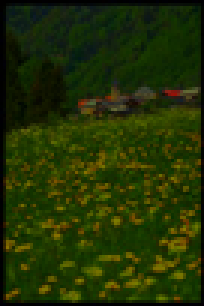
#> input picture TP1/data/foret.png, 68 x 102 px, shrunk from 256 x 384 before the run (shown 3 times larger)
$ python hsv_stretching.py data/foret.png
#> lines starting #> are read from the running program, lines starting #| are printed output that depends on the picture
### TP1/images.py
#!/usr/bin/env python3
# -*- coding: utf-8 -*-
"""
Created on Fri Feb  7 19:58:12 2025

@author: ecarrot
"""

import matplotlib.image as mpimg
import numpy as np
import colorsys


# [8 lines left out: function Image1ChannelStretching, not called in this run]


class GrayImg:
    def __init__(self):
        self._title = -1

    # [4 lines left out: function setDataFrom, not called in this run]

    def setData(self, img):
        self._img = img

    def setTitle(self, t):
        self._title = t

    # [5 lines left out: function draw, not called in this run]

    def getData(self):
        return self._img

    # [11 lines left out: function getStretchedImg, not called in this run]


class RGBImg:
    def __init__(self):
        self._title = -1

    def setDataFrom(self, path):
#> called with path = 'data/foret.png'
        self._img = mpimg.imread(path)
#> self._img is the input picture: shape (102, 68, 3) float32; mean R, G, B 0.133, 0.191, 0.0135
        if self._img.dtype == np.float32:
            self._img = (self._img * 255).astype(np.uint8)

    def setData(self, img):
        self._img = img

    def setTitle(self, t):
        self._title = t

    # [44 lines left out: functions draw, drawEachChannel, getStretchedImg, not called in this run]

    def getData(self):
        return self._img


M = np.array([
    [ 0.299,   0.587,   0.114 ],
    [-0.1687, -0.3313,  0.5   ],
    [ 0.5,    -0.4187, -0.0813]
])
Mt = np.transpose(M)


invM = np.array([
    [1.0,  0.0    ,  1.402  ],
    [1.0, -0.34414, -0.71414],
    [1.0,  1.772,    0.0    ]
])
invMt = np.transpose(invM)

P = [0, 128, 128]

class YCbCrImg:
    def __init__(self):
        self._title = -1

    # [20 lines left out: functions setDataFromRGBImg, getRGBImg, not called in this run]

    def setData(self, img):
        self._img = img

    def getData(self):
        return self._img

    def setTitle(self, t):
        self._title = t

    # [32 lines left out: functions draw, drawEachChannel, getStretchedImg, not called in this run]


def Uint8ToFloat(r, g, b):
    rF: float = r / 255
    gF: float = g / 255
    bF: float = b / 255

    return (rF, gF, bF)

def FloatToUint8(rF, gF, bF):
    r: np.uint8 = int(rF*255)
    g: np.uint8 = int(gF*255)
    b: np.uint8 = int(bF*255)

    return (r, g, b)

class HSVImg:
    def __init__(self):
        self._title = -1

    def setDataFromRGBImg(self, rgbimg):
        rgbimg = rgbimg.getData()
        (height, width, dim) = rgbimg.shape
#> height = 102; width = 68; dim = 3
        self._img = np.array(np.zeros(rgbimg.shape), dtype='uint8')
        for x in range(0, height):
            for y in range(0, width):
                pixel = rgbimg[x,y,:]
                (rF, gF, bF) = Uint8ToFloat(pixel[0], pixel[1], pixel[2])
                (hF, sF, vF) = colorsys.rgb_to_hsv(rF, gF, bF)
                (h, s, v) = FloatToUint8(hF, sF, vF)
                pixelHSV = [h, s, v]
                self._img[x,y,:] = pixelHSV
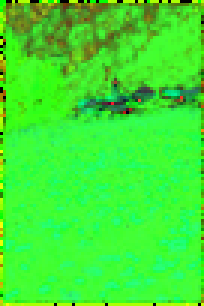
#> self._img: shape (102, 68, 3) (shown 3 times larger); mean R, G, B 62.5, 231.7, 50.4

    def getRGBImg(self):
        (height, width, dim) = self._img.shape
        imgRGB = np.array(np.zeros(self._img.shape), dtype='uint8')
        for x in range(0, height):
            for y in range(0, width):
                pixel = self._img[x,y,:]
                (hF, sF, vF) = Uint8ToFloat(pixel[0], pixel[1], pixel[2])
                (rF, gF, bF) = colorsys.hsv_to_rgb(hF, sF, vF)
                (r, g, b) = FloatToUint8(rF, gF, bF)
                pixelRGB = [r, g, b]
                imgRGB[x,y,:] = pixelRGB
        img = RGBImg()
        img.setData(imgRGB)
        return img

    def setData(self, img):
        self._img = img

    def getData(self):
        return self._img

    def setTitle(self, t):
        self._title = t

    def draw(self, axes):
        axes.clear()
        if (self._title != -1):
            axes.set_title(self._title)
        axes.imshow(self.getRGBImg().getData(), vmin=0, vmax=255)

    # [46 lines left out: functions drawEachChannel, getStretchedImg, not called in this run]

### TP1/hsv_stretching.py
#!/usr/bin/env python3
# -*- coding: utf-8 -*-
"""
Created on Mon Feb 10 11:56:44 2025

@author: ecarrot
"""

import sys
from matplotlib import pyplot as plt
from images import HSVImg, RGBImg
from histogram import Histogram


def drawHisto(img, title, xminxmaxfixed, num_fig):
        # histo rouge
        hist1 = Histogram(img.getData()[:,:,0], "NbBin", 100)
        hist1.setTitle("Histogramme du canal Hue (Teinte)\nde " + title)
        hist1.setXLabel("code de la nuance")
        hist1.setYLabel("effectif (en nombre de pixels)")

        # histo vert
        hist2 = Histogram(img.getData()[:,:,1], "NbBin", 100)
        hist2.setTitle("Histogramme du canal Saturation\nde "+ title)
        hist2.setXLabel("code de la nuance")
        hist2.setYLabel("effectif (en nombre de pixels)")

        # histo vert
        hist3 = Histogram(img.getData()[:,:,2], "NbBin", 100)
        hist3.setTitle("Histogramme du canal Value\nde " + title)
        hist3.setXLabel("code de la nuance")
        hist3.setYLabel("effectif (en nombre de pixels)")

        if (xminxmaxfixed):
            hist1.SetXRange(0, 255)
            hist2.SetXRange(0, 255)
            hist3.SetXRange(0, 255)

        plt.figure(num_fig)
        num_fig += 1
        hist1.draw(plt.gca())

        plt.figure(num_fig)
        num_fig += 1
        hist2.draw(plt.gca())

        plt.figure(num_fig)
        num_fig += 1
        hist3.draw(plt.gca())

        return num_fig


if __name__ == '__main__':

    if sys.argv.count("--help") != 0 or len(sys.argv) < 2:
        print("Usage : python3 "+ sys.argv[0] +" fichier.png [-C] [-S] [-h] [-s] [-v] [-H] [-l] [-e cur_min cur_max]")
        print("With  :\n" +
          "        -C : draw each channel separately\n"+
          "        -S : draw stretched image \n" +
          "        -H : draw histograms\n"+
          "        -l : draw histograms set axis between 0 and 255 \n"+
          "        -e xmin xmax\n"+
          "        -h : stretch h channel\n"+
          "        -s : stretch s channel\n"+
          "        -v : stretch v channel")
        if (len(sys.argv) < 2):
            sys.exit(1)
        else:
            sys.exit(0)

    draw_channels = False
    if sys.argv.count("-C") > 0:
        draw_channels = True

    draw_histo = False
    if (sys.argv.count("-H") > 0):
        draw_histo = True

    strechtImg = False
    if (sys.argv.count("-S") > 0):
        strechtImg = True

    xminxmaxfixed = False
    if (sys.argv.count("-l") > 0):
        xminxmaxfixed = True

    xmin = -1
    xmax = -1

    if sys.argv.count("-e"):
        i = sys.argv.index("-e")
        xmin = int(sys.argv[i+1])
        xmax = int(sys.argv[i+2])


    h_channel = False
    if sys.argv.count("-h"):
        h_channel = True

    s_channel = False
    if sys.argv.count("-s"):
        s_channel = True

    v_channel = False
    if sys.argv.count("-v"):
        v_channel = True


    num_fig = 1

    imgrgb = RGBImg()
    imgrgb.setDataFrom(sys.argv[1])
    imghsv = HSVImg()
    imghsv.setDataFromRGBImg(imgrgb)

    # image originale
    fig = plt.figure(num_fig)
    num_fig += 1
    imghsv.setTitle("Image originale")
    imghsv.draw(plt.gca())


    # chaque canal image
    if draw_channels:
        fig = plt.figure(num_fig)
        num_fig += 1
        imghsv.drawEachChannel(fig, "Canaux Hue, Saturation, Value\nde l'image originale")


    # histogramme image original
    if (draw_histo):
        num_fig = drawHisto(imghsv, "l'image originale", xminxmaxfixed, num_fig)

    # image étallée
    if (strechtImg):
        plt.figure(num_fig)
        num_fig += 1

        img2 = imghsv.getStretchedImg(h_channel, s_channel, v_channel, 0, 255, xmin, xmax)
        img2.setTitle("Image après étalement")

        img2.draw(plt.gca())

        if (draw_histo):
            num_fig = drawHisto(img2, "l'image après étalement", xminxmaxfixed, num_fig)

        if draw_channels:
            fig = plt.figure(num_fig)
            num_fig += 1
            img2.drawEachChannel(fig, "Canaux HSV de l'image après étalement")


    plt.show()
